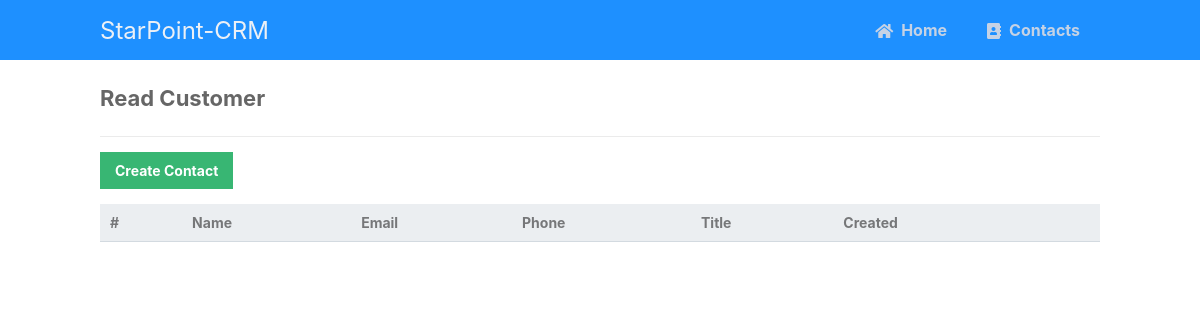
The page /read.php on the database as committed earlier.
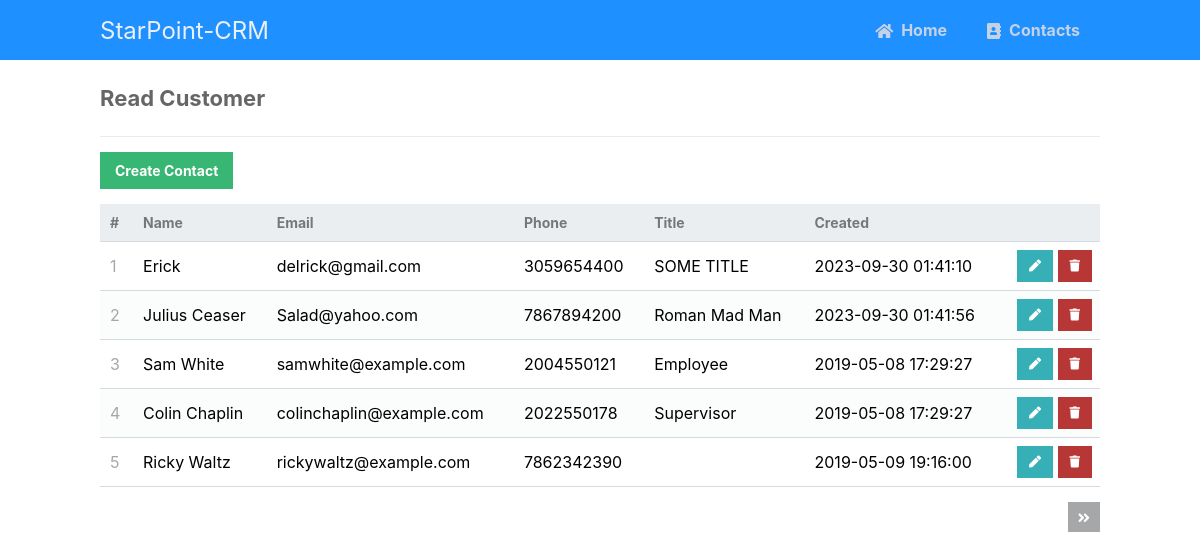
The same page on the database as committed later.
### tables this page shows
CREATE TABLE `Customers` (
  `id` int NOT NULL,
  `name` varchar(255) NOT NULL,
  `email` varchar(255) NOT NULL,
  `phone` varchar(255) NOT NULL,
  `title` varchar(255) NOT NULL,
  `created` datetime NOT NULL DEFAULT CURRENT_TIMESTAMP
);

### html/read.php (the view, shortened to what this page needs)
<?php
include '../php/functions.php';
$pdo = pdo_connect_mysql();
$page = isset($_GET['page']) && is_numeric($_GET['page']) ? (int)$_GET['page'] : 1;
$records_per_page = 5;
$stmt = $pdo->prepare('SELECT * FROM Customers ORDER BY id LIMIT :current_page, :record_per_page');
$stmt->bindValue(':current_page', ($page-1)*$records_per_page, PDO::PARAM_INT);
$stmt->bindValue(':record_per_page', $records_per_page, PDO::PARAM_INT);
$stmt->execute();
$Customers = $stmt->fetchAll(PDO::FETCH_ASSOC);
$num_Customers = $pdo->query('SELECT COUNT(*) FROM Customers')->fetchColumn();
?>
<?=CRM_header('Read')?>
<div class="content read">
<h2>Read Customer</h2>
    <a href="create.php" class="create-contact">Create Contact</a>
    <table>
        <thead>
            <tr>
                <td>#</td>
                <td>Name</td>
                <td>Email</td>
                <td>Phone</td>
                <td>Title</td>
                <td>Created</td>
                <td></td>
            </tr>
        </thead>
        <tbody>
            <?php foreach ($Customers as $Customer): ?>
            <tr>
                <td><?=$Customer['id']?></td>
                <td><?=$Customer['name']?></td>
                <td><?=$Customer['email']?></td>
                <td><?=$Customer['phone']?></td>
                <td><?=$Customer['title']?></td>
                <td><?=$Customer['created']?></td>
                <td class="actions">
                    <a href="update.php?id=<?=$Customer['id']?>" class="edit"><i class="fas fa-pen fa-xs"></i></a>
                    <a href="delete.php?id=<?=$Customer['id']?>" class="trash"><i class="fas fa-trash fa-xs"></i></a>
                </td>
            </tr>
            <?php endforeach; ?>
        </tbody>
    </table>
    <div class="pagination">
        <?php if ($page*$records_per_page < $num_Customers): ?>
        <a href="read.php?page=<?=$page+1?>"><i class="fas fa-angle-double-right fa-sm"></i></a>
        <?php endif; ?>
    </div>
</div>
<?=CRM_footer()?>

### php/functions.php (shortened to what this page needs)
<?php
function CRM_header($title) {
echo <<<EOT
<!DOCTYPE html>
<html lang="en">
    <head>
        <meta charset="UTF-8">
        <meta name="viewport" content="width=device-width, initial-scale=1.0">
        <title>Star-Point-CRM</title>
        <link href="../css/CRM.css" rel="stylesheet">
        <link rel="stylesheet" href="https://use.fontawesome.com/releases/v5.7.1/css/all.css">
    </head>
    <body>
    <nav class="navtop">
        <div>
            <h1>StarPoint-CRM</h1>
            <a href="CRM.php"><i class="fas fa-home"></i>Home</a>
            <a href="read.php"><i class="fas fa-address-book"></i>Contacts</a>
        </div>
    </nav>
EOT;
}
function CRM_footer() {
echo <<<EOT
    </body>
</html>
EOT;
}
?>

### css/CRM.css (style rules this page uses)
* { box-sizing: border-box; font-family: -apple-system, BlinkMacSystemFont, "segoe ui", roboto, oxygen, ubuntu, cantarell, "fira sans", "droid sans", "helvetica neue", Arial, sans-serif; font-size: 16px; -webkit-font-smoothing: antialiased; -moz-osx-font-smoothing: grayscale; }
body { background-color: #FFFFFF; margin: 0; }
.navtop { background-color: #1e90ff; height: 60px; width: 100%; border: 0; }
.navtop div { display: flex; margin: 0 auto; width: 1000px; height: 100%; }
.navtop div h1, .navtop div a { display: inline-flex; align-items: center; }
.navtop div h1 { flex: 1; font-size: 24px; padding: 0; margin: 0; color: #ecf0f6; font-weight: normal; }
.navtop div a { padding: 0 20px; text-decoration: none; color: #c5d2e5; font-weight: bold; }
.navtop div a i { padding: 2px 8px 0 0; }
.content { width: 1000px; margin: 0 auto; }
.content h2 { margin: 0; padding: 25px 0; font-size: 22px; border-bottom: 1px solid #ebebeb; color: #666666; }
.read .create-contact { display: inline-block; text-decoration: none; background-color: #38b673; font-weight: bold; font-size: 14px; color: #FFFFFF; padding: 10px 15px; margin: 15px 0; }
.read .pagination { display: flex; justify-content: flex-end; }
.read .pagination a { display: inline-block; text-decoration: none; background-color: #a5a7a9; font-weight: bold; color: #FFFFFF; padding: 5px 10px; margin: 15px 0 15px 5px; }
.read table { width: 100%; padding-top: 30px; border-collapse: collapse; }
.read table thead { background-color: #ebeef1; border-bottom: 1px solid #d3dae0; }
.read table thead td { padding: 10px; font-weight: bold; color: #767779; font-size: 14px; }
.read table tbody tr { border-bottom: 1px solid #d3dae0; }
.read table tbody tr:nth-child(even) { background-color: #fbfcfc; }
.read table tbody tr td { padding: 10px; }
.read table tbody tr td:nth-child(1) { color: #a5a7a9; }
.read table tbody tr td.actions { padding: 8px; text-align: right; }
.read table tbody tr td.actions .edit, .read table tbody tr td.actions .trash { display: inline-flex; text-align: right; text-decoration: none; color: #FFFFFF; padding: 10px 12px; }
.read table tbody tr td.actions .trash { background-color: #b73737; }
.read table tbody tr td.actions .edit { background-color: #37afb7; }

Rows that differ between the two databases and show on the page:
added customers: id "1", name "Erick", email "delrick@gmail.com", phone "3059654400", title "SOME TITLE", created "2023-09-30 01:41:10"
added customers: id "2", name "Julius Ceaser", email "Salad@yahoo.com", phone "7867894200", title "Roman Mad Man", created "2023-09-30 01:41:56"
added customers: id "3", name "Sam White", email "samwhite@example.com", phone "2004550121", title "Employee", created "2019-05-08 17:29:27"
added customers: id "4", name "Colin Chaplin", email "colinchaplin@example.com", phone "2022550178", title "Supervisor", created "2019-05-08 17:29:27"
added customers: id "5", name "Ricky Waltz", email "rickywaltz@example.com", phone "7862342390", created "2019-05-09 19:16:00"
